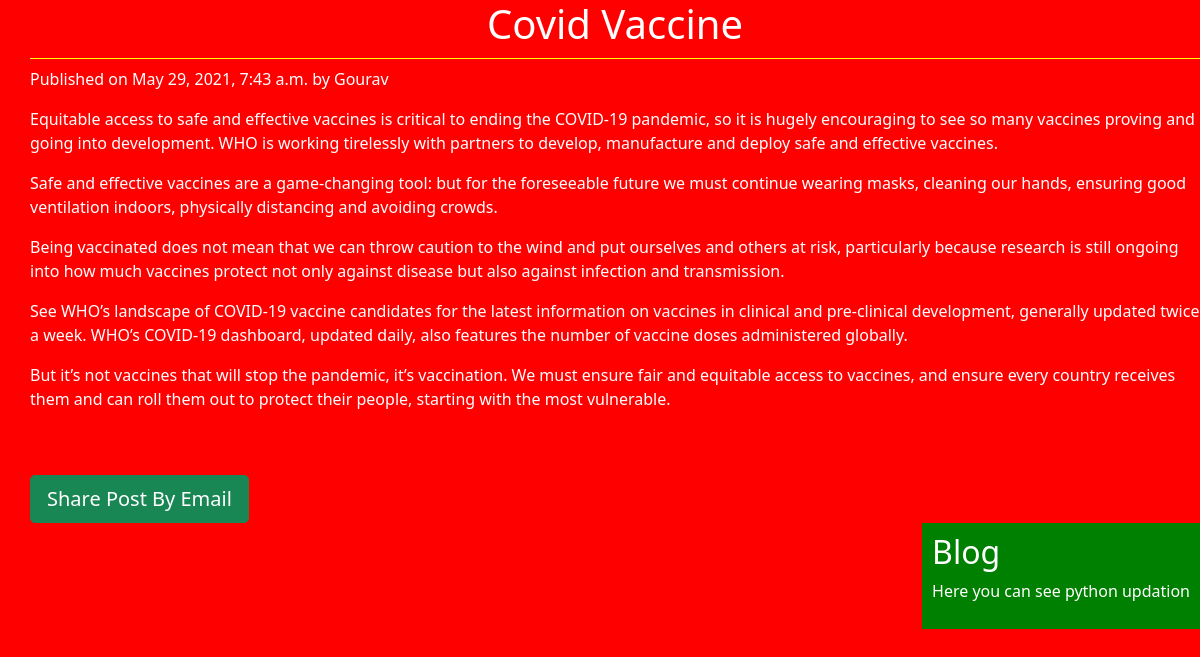
Screenshot of /2021/05/29/covid-vaccine/ with the database file from the repository.
### blog/models.py (models this page shows, shortened)
class Post(models.Model):
    STATUS_CHOICES=(('draft','Draft'),('publish','Publish'))
    title=models.CharField(max_length=256)
    slug=models.SlugField(max_length=264,unique_for_date='publish')
    author=models.ForeignKey(User,related_name='blog_posts',on_delete=models.CASCADE)
    body=models.TextField()
    publish=models.DateTimeField(default=timezone.now)
    created=models.DateTimeField(auto_now_add=True)
    update=models.DateTimeField(auto_now=True)
    status=models.CharField(max_length=10,choices=STATUS_CHOICES,default='draft')
    objects=CustomManager()
    class Meta:
        ordering=('-publish',)

### blog/views.py (the view)
# urls.py: url(r'^(?P<year>\d{4})/(?P<month>\d{2})/(?P<day>\d{2})/(?P<post>[-\w]+)/$',views.post_detail_view,name='post_detail'),
def post_detail_view(r,year,month,day,post):
   post=get_object_or_404(Post,slug=post,
                            status='publish',
                            publish__year=year,
                            publish__month=month,
                            publish__day=day,)
   return render(r,'blog/post_detail.html',{'post':post})

### blog/models.py (called while the page is built)
    def get_queryset(self):
        return super().get_queryset().filter(status='publish')

### templates/blog/post_detail.html (shortened to what this page needs)
{%extends 'blog/base.html'%}
{% block content_block %}
<h1>{{post.title}}</h1>
<p>Published on {{post.publish}} by {{post.author|title}}</p>
{{post.body|linebreaks}}<br><br>
<a href="/{{post.id}}/share" class="btn btn-lg btn-success">Share Post By Email</a>
{% endblock %}

### static/css/blog.css (style rules this page uses)
body { color:white; background: red; }
body { color:white; }
h1 { text-align: center; border-bottom: 1px solid yellow; padding-bottom:10px; }
a { color:Blue; }

### rows the page displays
Post: publish "May 29, 2021, 7:43 a.m.", author "Gourav", body "Equitable access to safe and effective vaccines is critical to ending the COVID-19 pandemic, so it is hugely encouraging to see so many vaccines proving and going into development. WHO is working tirelessly with partners to develop, manufacture and deploy safe and effective vaccines. Safe and effective vaccines are a game-changing tool: but for the foreseeable future we must continue wearing masks, cleaning our hands, ensuring good ventilation indoors, physically distancing and avoiding crowds. Being vaccinated does not mean that we can throw caution to the wind and put ourselves and others at risk, particularly because research is still ongoing into how much vaccines protect not only…"
